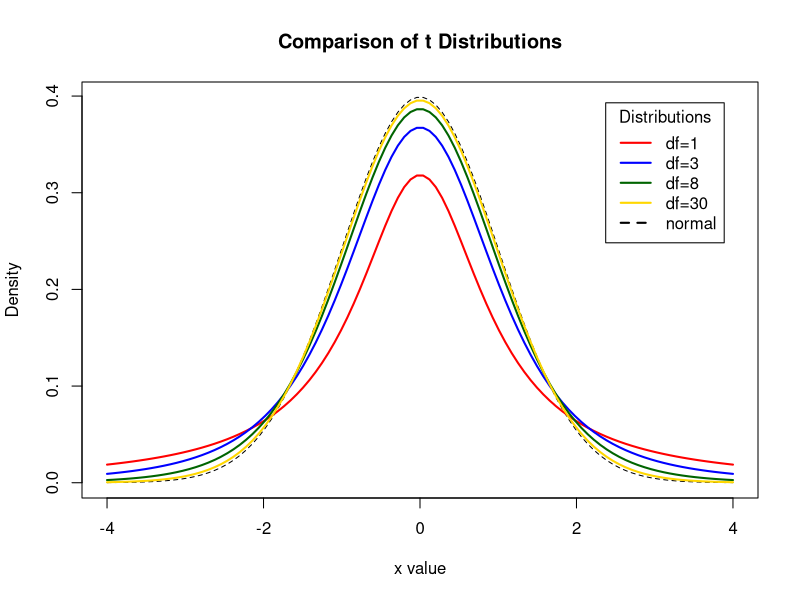
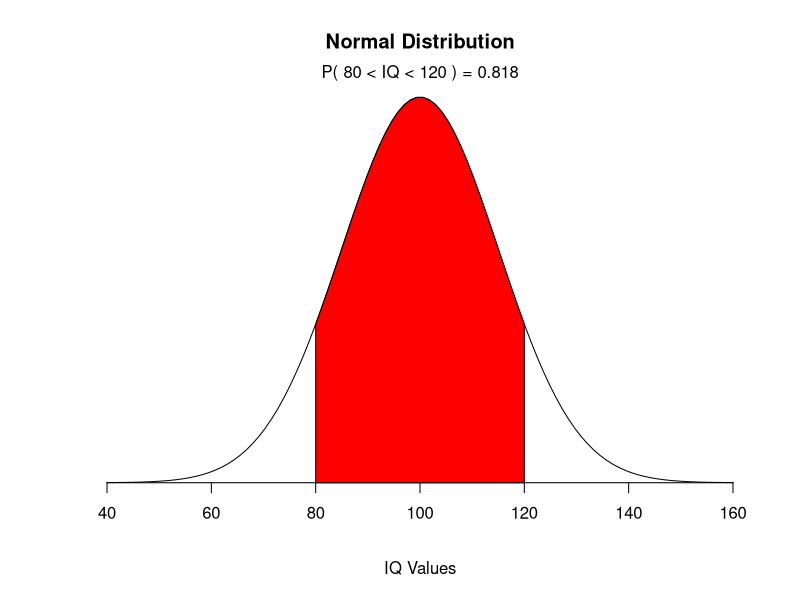

Write the R code that produced these figures, in order.
# Display the Student's t distributions with various
# degrees of freedom and compare to the normal distribution

x <- seq(-4, 4, length=100)
hx <- dnorm(x)

degf <- c(1, 3, 8, 30)
colors <- c("red", "blue", "darkgreen", "gold", "black")
labels <- c("df=1", "df=3", "df=8", "df=30", "normal")

plot(x, hx, type="l", lty=2, xlab="x value",
  ylab="Density", main="Comparison of t Distributions")

for (i in 1:4){
  lines(x, dt(x,degf[i]), lwd=2, col=colors[i])
}

legend("topright", inset=.05, title="Distributions",
  labels, lwd=2, lty=c(1, 1, 1, 1, 2), col=colors)


# Children's IQ scores are normally distributed with a
# mean of 100 and a standard deviation of 15. What
# proportion of children are expected to have an IQ between
# 80 and 120?

mean=100; sd=15
lb=80; ub=120

x <- seq(-4,4,length=100)*sd + mean
hx <- dnorm(x,mean,sd)

plot(x, hx, type="n", xlab="IQ Values", ylab="",
  main="Normal Distribution", axes=FALSE)

i <- x >= lb & x <= ub
lines(x, hx)
polygon(c(lb,x[i],ub), c(0,hx[i],0), col="red")

area <- pnorm(ub, mean, sd) - pnorm(lb, mean, sd)
result <- paste("P(",lb,"< IQ <",ub,") =",
   signif(area, digits=3))
mtext(result,3)
axis(1, at=seq(40, 160, 20), pos=0) 